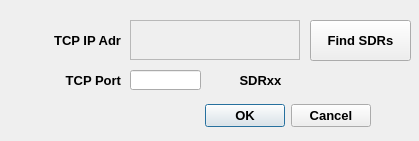
<?xml version="1.0" encoding="UTF-8"?>
<ui version="4.0">
 <class>EditNetDlg</class>
 <widget class="QDialog" name="EditNetDlg">
  <property name="geometry">
   <rect>
    <x>0</x>
    <y>0</y>
    <width>419</width>
    <height>141</height>
   </rect>
  </property>
  <property name="minimumSize">
   <size>
    <width>0</width>
    <height>0</height>
   </size>
  </property>
  <property name="font">
   <font>
    <pointsize>10</pointsize>
    <weight>75</weight>
    <bold>true</bold>
   </font>
  </property>
  <property name="windowTitle">
   <string>Network Setup</string>
  </property>
  <widget class="QDialogButtonBox" name="buttonBox">
   <property name="geometry">
    <rect>
     <x>30</x>
     <y>100</y>
     <width>341</width>
     <height>32</height>
    </rect>
   </property>
   <property name="orientation">
    <enum>Qt::Horizontal</enum>
   </property>
   <property name="standardButtons">
    <set>QDialogButtonBox::Cancel|QDialogButtonBox::Ok</set>
   </property>
  </widget>
  <widget class="QLabel" name="label">
   <property name="geometry">
    <rect>
     <x>10</x>
     <y>20</y>
     <width>111</width>
     <height>40</height>
    </rect>
   </property>
   <property name="font">
    <font>
     <weight>75</weight>
     <bold>true</bold>
    </font>
   </property>
   <property name="text">
    <string>TCP IP Adr</string>
   </property>
   <property name="alignment">
    <set>Qt::AlignRight|Qt::AlignTrailing|Qt::AlignVCenter</set>
   </property>
  </widget>
  <widget class="QLineEdit" name="lineEdit_TCPPort">
   <property name="geometry">
    <rect>
     <x>130</x>
     <y>70</y>
     <width>71</width>
     <height>20</height>
    </rect>
   </property>
   <property name="font">
    <font>
     <pointsize>10</pointsize>
    </font>
   </property>
   <property name="toolTip">
    <string>TCP Control Port Number</string>
   </property>
   <property name="maxLength">
    <number>5</number>
   </property>
  </widget>
  <widget class="QLabel" name="label_2">
   <property name="geometry">
    <rect>
     <x>40</x>
     <y>70</y>
     <width>81</width>
     <height>21</height>
    </rect>
   </property>
   <property name="font">
    <font>
     <weight>75</weight>
     <bold>true</bold>
    </font>
   </property>
   <property name="text">
    <string>TCP Port</string>
   </property>
   <property name="alignment">
    <set>Qt::AlignRight|Qt::AlignTrailing|Qt::AlignVCenter</set>
   </property>
  </widget>
  <widget class="CIPEditWidget" name="IPEditwidget_IP">
   <property name="geometry">
    <rect>
     <x>130</x>
     <y>20</y>
     <width>170</width>
     <height>40</height>
    </rect>
   </property>
   <property name="font">
    <font>
     <pointsize>8</pointsize>
     <weight>50</weight>
     <bold>false</bold>
    </font>
   </property>
   <property name="focusPolicy">
    <enum>Qt::NoFocus</enum>
   </property>
   <property name="toolTip">
    <string>TCP Control IP Address</string>
   </property>
   <property name="frameShape">
    <enum>QFrame::StyledPanel</enum>
   </property>
   <property name="frameShadow">
    <enum>QFrame::Sunken</enum>
   </property>
   <property name="lineWidth">
    <number>1</number>
   </property>
  </widget>
  <widget class="QPushButton" name="pushButtonFindSDR">
   <property name="geometry">
    <rect>
     <x>310</x>
     <y>20</y>
     <width>101</width>
     <height>41</height>
    </rect>
   </property>
   <property name="text">
    <string>Find SDRs</string>
   </property>
  </widget>
  <widget class="QLabel" name="label_SDR">
   <property name="geometry">
    <rect>
     <x>210</x>
     <y>70</y>
     <width>101</width>
     <height>20</height>
    </rect>
   </property>
   <property name="text">
    <string>SDRxx</string>
   </property>
   <property name="alignment">
    <set>Qt::AlignCenter</set>
   </property>
  </widget>
 </widget>
 <customwidgets>
  <customwidget>
   <class>CIPEditWidget</class>
   <extends>QFrame</extends>
   <header>gui/ipeditwidget.h</header>
   <container>1</container>
  </customwidget>
 </customwidgets>
 <tabstops>
  <tabstop>IPEditwidget_IP</tabstop>
  <tabstop>lineEdit_TCPPort</tabstop>
  <tabstop>buttonBox</tabstop>
 </tabstops>
 <resources/>
 <connections>
  <connection>
   <sender>buttonBox</sender>
   <signal>accepted()</signal>
   <receiver>EditNetDlg</receiver>
   <slot>accept()</slot>
   <hints>
    <hint type="sourcelabel">
     <x>248</x>
     <y>254</y>
    </hint>
    <hint type="destinationlabel">
     <x>157</x>
     <y>140</y>
    </hint>
   </hints>
  </connection>
  <connection>
   <sender>buttonBox</sender>
   <signal>rejected()</signal>
   <receiver>EditNetDlg</receiver>
   <slot>reject()</slot>
   <hints>
    <hint type="sourcelabel">
     <x>316</x>
     <y>260</y>
    </hint>
    <hint type="destinationlabel">
     <x>286</x>
     <y>140</y>
    </hint>
   </hints>
  </connection>
  <connection>
   <sender>pushButtonFindSDR</sender>
   <signal>clicked()</signal>
   <receiver>EditNetDlg</receiver>
   <slot>FindSdrs()</slot>
   <hints>
    <hint type="sourcelabel">
     <x>369</x>
     <y>43</y>
    </hint>
    <hint type="destinationlabel">
     <x>387</x>
     <y>73</y>
    </hint>
   </hints>
  </connection>
 </connections>
 <slots>
  <slot>FindSdrs()</slot>
 </slots>
</ui>
